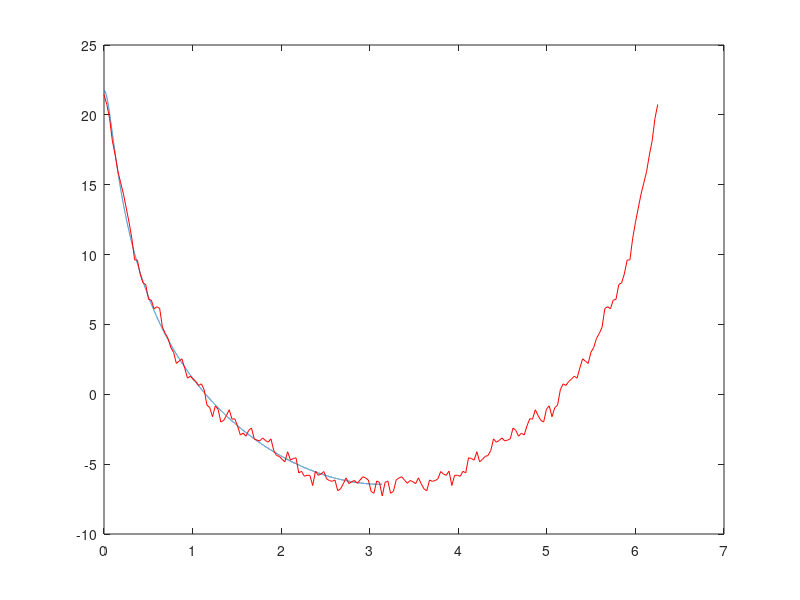

The MATLAB source for this figure:
clc
close all
clear all

a = [ 1 -0.9 -0.01];
b = [ 1 0.1];

N = 10000;
Nfft = 2^14;

z = randn(N,1);

x = filter(b, a, z);
[H, w] = freqz(b, a, Nfft);

M = 200; %number of samples / observation
K = M/ 4 ; %new samples / observation
S = N/K - (M-K)/K; %number of observations

phis = zeros(M,1); 
v = hamming(M) ;
P = (1/M)*sum(v.^2);

for s = 0 : S-1
    xs = x(1+s*K : M+s*K) ;
    phis = phis+ (1/(M*P))*abs(fft(v.*xs)).^2 ;
end

phiW = phis/S;

plot(w, 20*log10(abs(H))); %real
hold on
wW = 2*pi*[0 : M-1]/M;
plot(wW, 10*log10(abs(phiW)), 'r');
hold off
% repeat this for R = 100 realization to compute the bias
% and the variance
